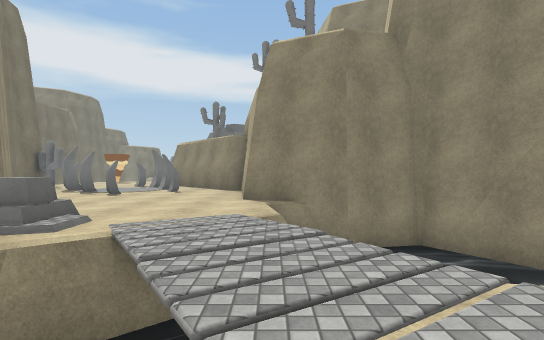
View 1 (above)

17 first-person views from a walk through a 3-D level made in the Unity game engine. The camera is 1.4 m above the floor, looks level and sees 80° across. The floor is counted in squares, 2 m on a side. Each view is taken from the middle of a square. On the plan, view 1 faces up. The plan holds only what a view shows up to about 10 squares ahead; the rest is blank. The place goes on beyond the plan. Some animated figures are not drawn. Some surface patterns are stand-ins.

View 2
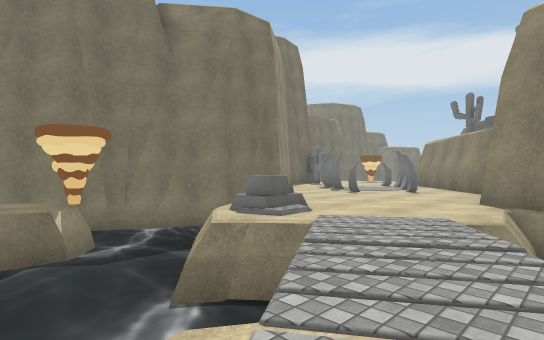

View 3
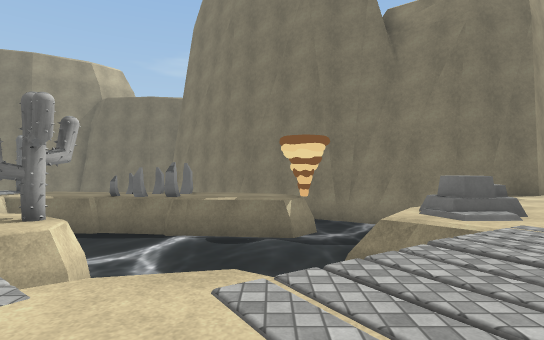

View 4
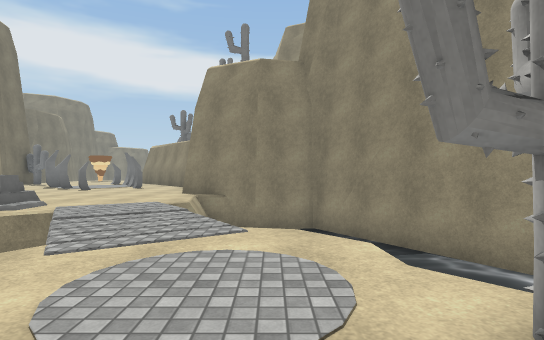

View 5
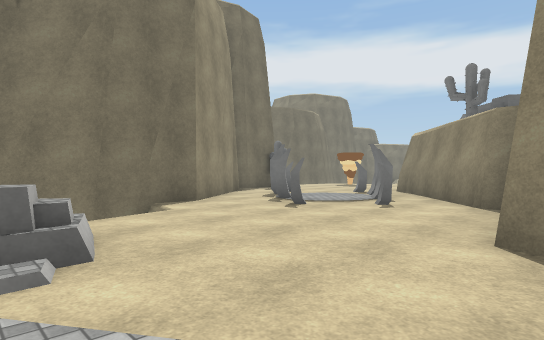

View 6
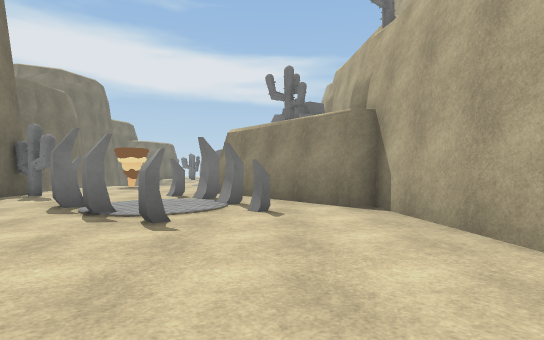

View 7
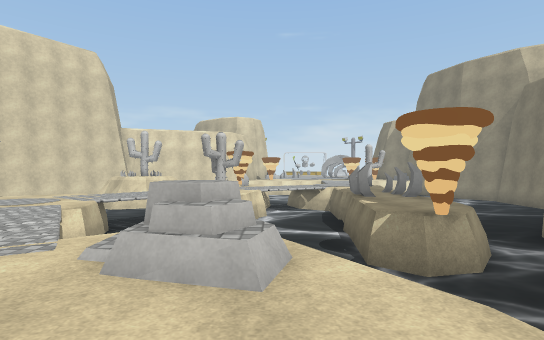

View 8
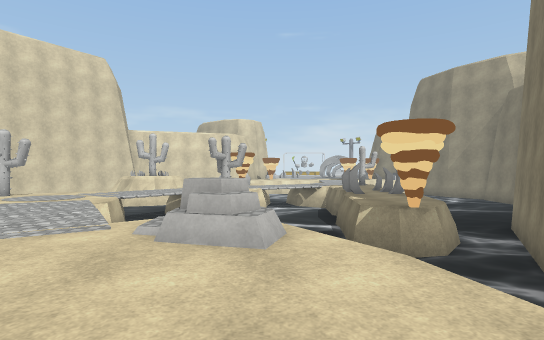

View 9
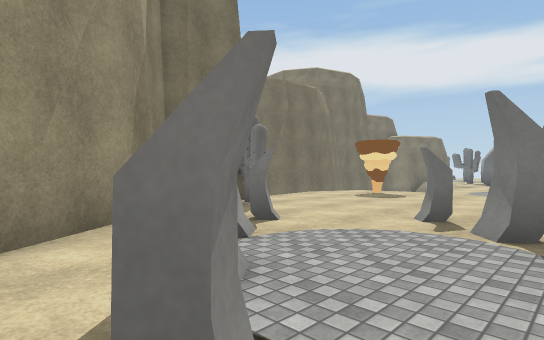

View 10
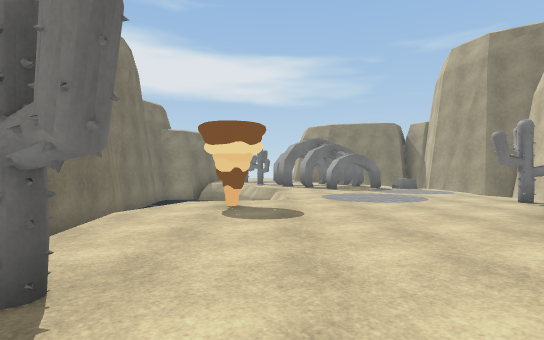

View 11
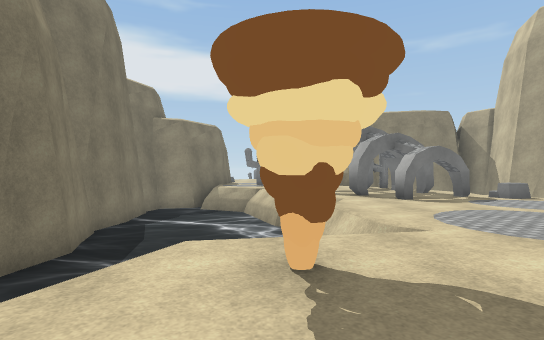

View 12
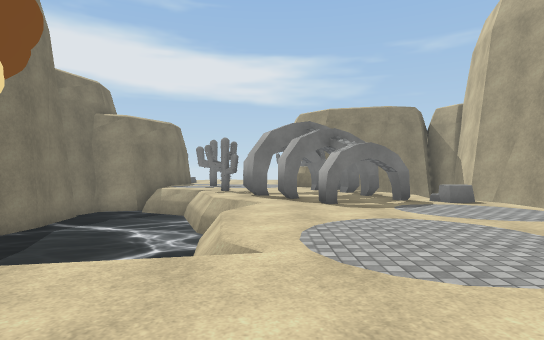

View 13
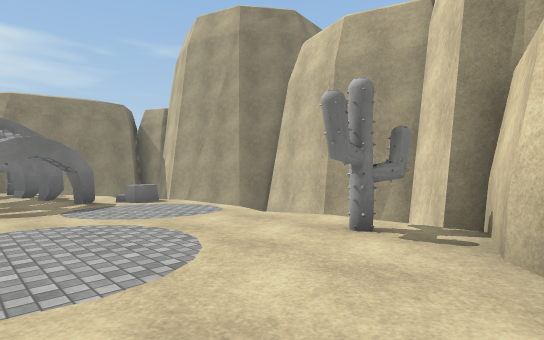

View 14
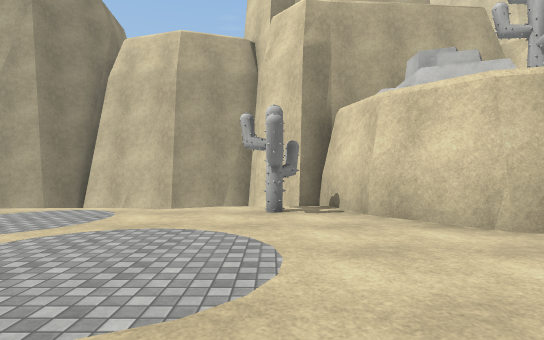

View 15
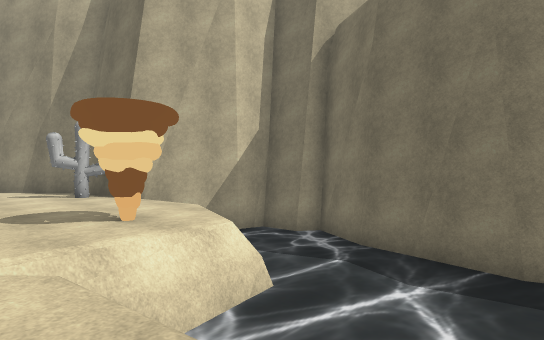

View 16
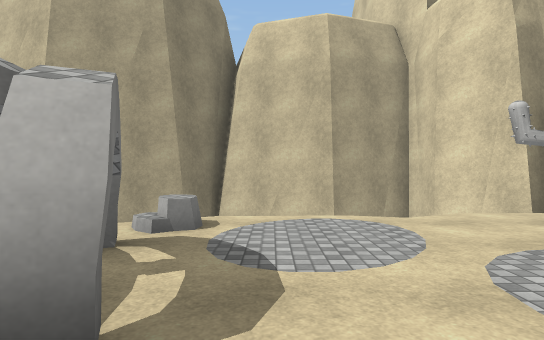

View 17
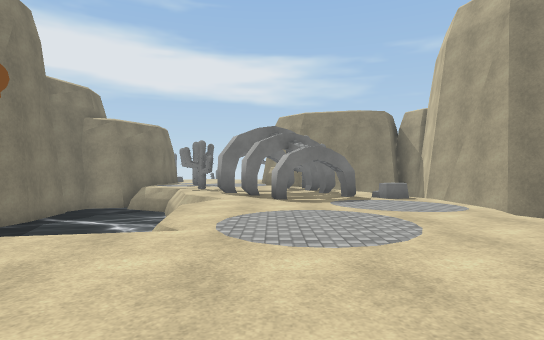

### Floor plan
Key: @ floor where view 1 was taken; # wall or solid block; . main floor; - floor 1.75 m lower than the main floor; ≈ liquid the walk keeps out of; v drop or lower ground; O other object.
Columns run from 13 left of view 1 to 6 right of it. Each row starts with its distance up from view 1.
 27 ≈≈≈≈  ..##   ##
 26 ≈≈≈≈≈.#..#.  ≈#
 25 ≈≈≈≈≈..#...  ≈##
 24 ≈≈≈≈≈≈.#.#O≈  ##
 23 #≈≈≈≈≈......  #
 22 #≈≈≈ ≈...... ≈#
 21 #≈≈≈≈≈.....v ≈#
 20 #≈≈≈≈v......  #
 19 ≈≈≈v......O.###
 18 ≈≈≈.O......##
 17 ≈≈≈.......##
 16 #≈ ......##
 15 ###......#
 14    OO..#.##
 13    #....####
 12    #.....####
 11    ##.#.....#
 10     ##.#....##
  9      #..#....#
  8      ##......##
  7       #.......####
  6       # .....v ≈≈##
  5      ##≈≈....v  ≈≈##
  4     ##≈≈≈OO...   ≈≈#
  3     #≈≈≈≈≈.≈..≈  ≈≈#
  2    ##≈#-≈≈≈≈≈..≈  ≈
  1    #≈≈..≈≈≈≈ ...≈
  0   ##≈≈.≈≈≈≈  @...
 -1   #≈≈O.≈≈≈≈≈≈≈..OO
 -2   ≈≈ OOO≈≈OO≈...≈
 -3  ≈≈≈ OO≈≈≈.O .≈

Positions as (right, up) in squares from view 1, and headings:
1: (0, 0), facing up
2: (1, 0), facing up-left
3: (2, 1), facing left
4: (2, -2), facing up
5: (0, 4), facing up-left
6: (-3, 5), facing up
7: (-4, 7), facing down
8: (-4, 8), facing down
9: (-4, 9), facing up-left
10: (-8, 12), facing up
11: (-9, 16), facing up
12: (-7, 17), facing up
13: (-6, 17), facing up-right
14: (-8, 19), facing right
15: (-7, 23), facing down-left
16: (-7, 23), facing right
17: (-6, 16), facing up
